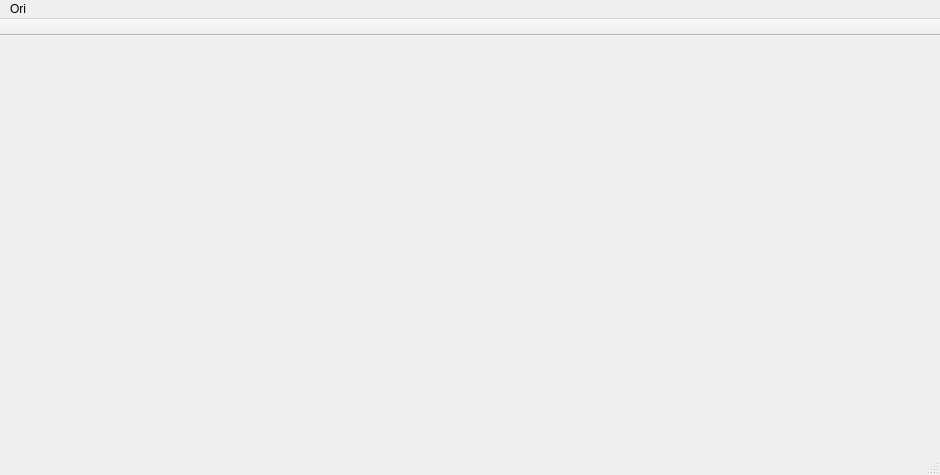
<?xml version="1.0" encoding="UTF-8"?>
<ui version="4.0">
 <class>TmapWindow</class>
 <widget class="QMainWindow" name="TmapWindow">
  <property name="geometry">
   <rect>
    <x>0</x>
    <y>0</y>
    <width>940</width>
    <height>475</height>
   </rect>
  </property>
  <property name="sizePolicy">
   <sizepolicy hsizetype="Fixed" vsizetype="Fixed">
    <horstretch>0</horstretch>
    <verstretch>0</verstretch>
   </sizepolicy>
  </property>
  <property name="windowTitle">
   <string>TopoUI</string>
  </property>
  <widget class="QWidget" name="centralWidget"/>
  <widget class="QMenuBar" name="menuBar">
   <property name="geometry">
    <rect>
     <x>0</x>
     <y>0</y>
     <width>940</width>
     <height>22</height>
    </rect>
   </property>
   <widget class="QMenu" name="menuOri">
    <property name="title">
     <string>Ori</string>
    </property>
   </widget>
   <addaction name="menuOri"/>
  </widget>
  <widget class="QToolBar" name="mainToolBar">
   <property name="movable">
    <bool>false</bool>
   </property>
   <property name="toolButtonStyle">
    <enum>Qt::ToolButtonTextBesideIcon</enum>
   </property>
   <attribute name="toolBarArea">
    <enum>TopToolBarArea</enum>
   </attribute>
   <attribute name="toolBarBreak">
    <bool>false</bool>
   </attribute>
  </widget>
  <widget class="QStatusBar" name="statusBar"/>
 </widget>
 <layoutdefault spacing="6" margin="11"/>
 <resources/>
 <connections/>
</ui>
